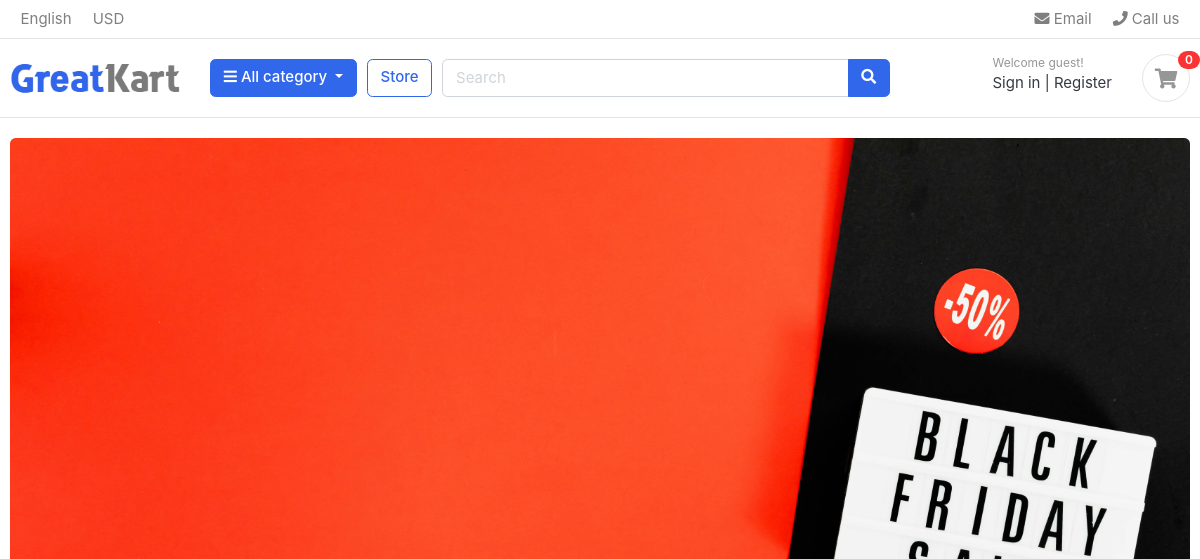
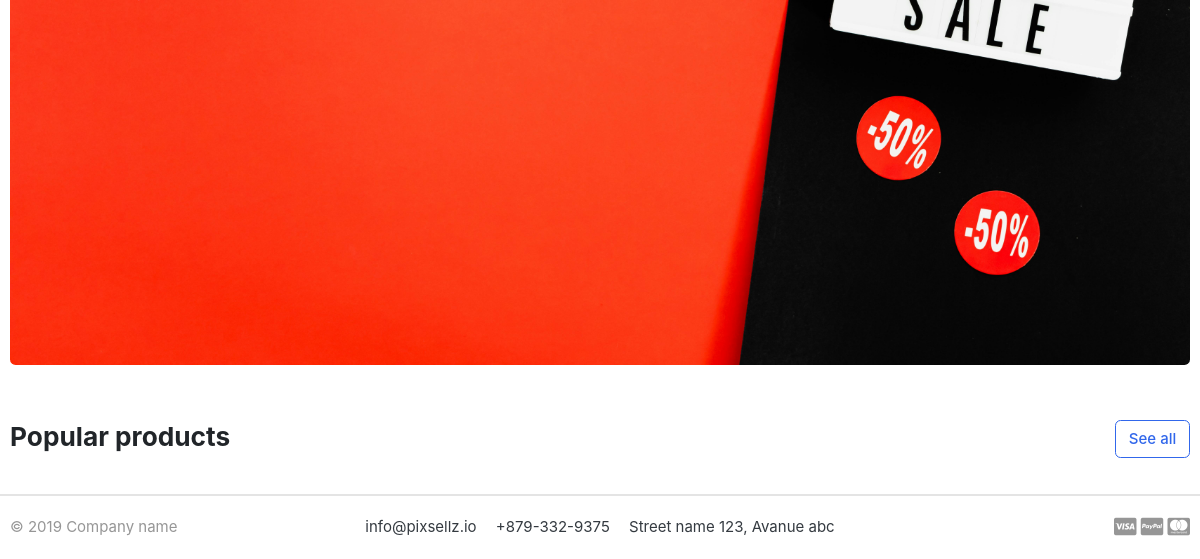
The app's page /, older data (2 pictures, top to bottom).
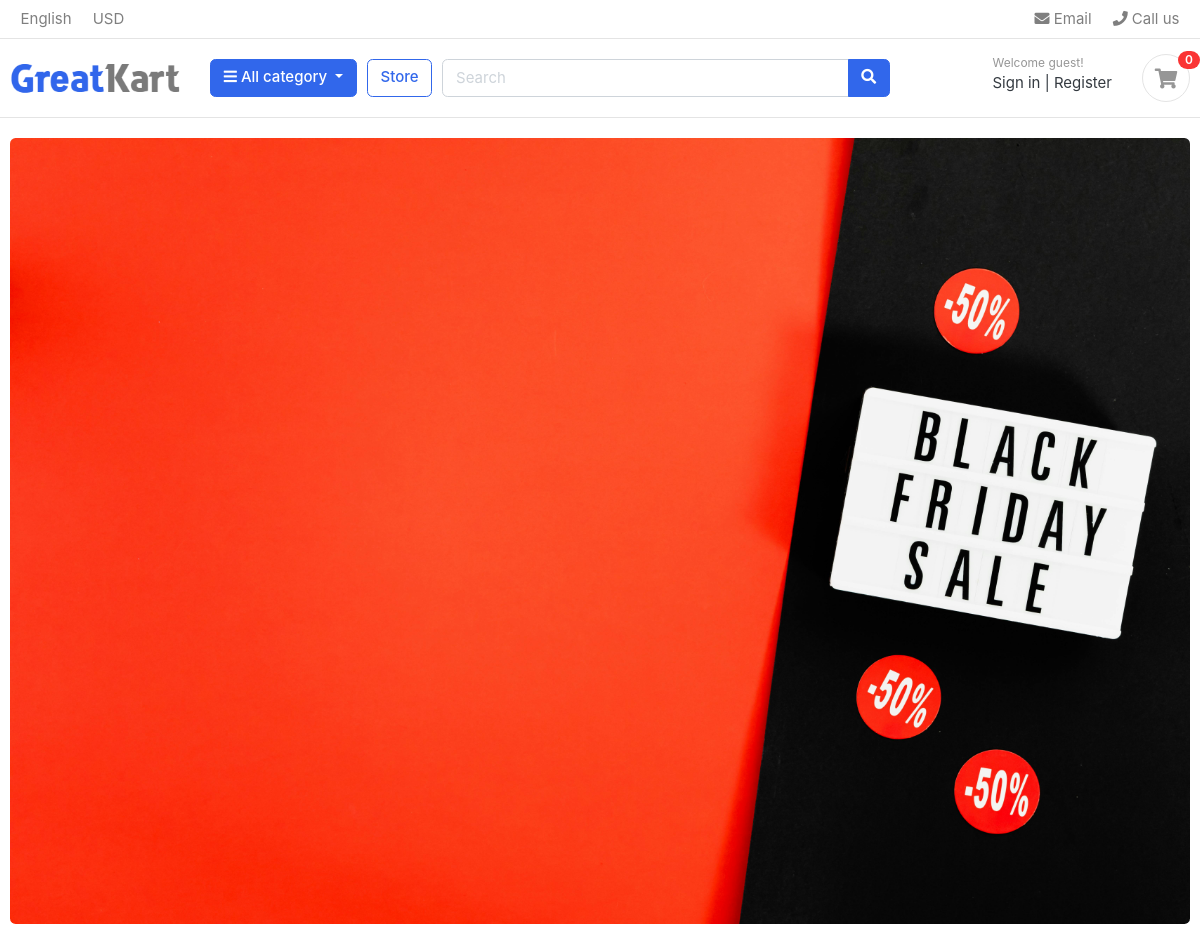
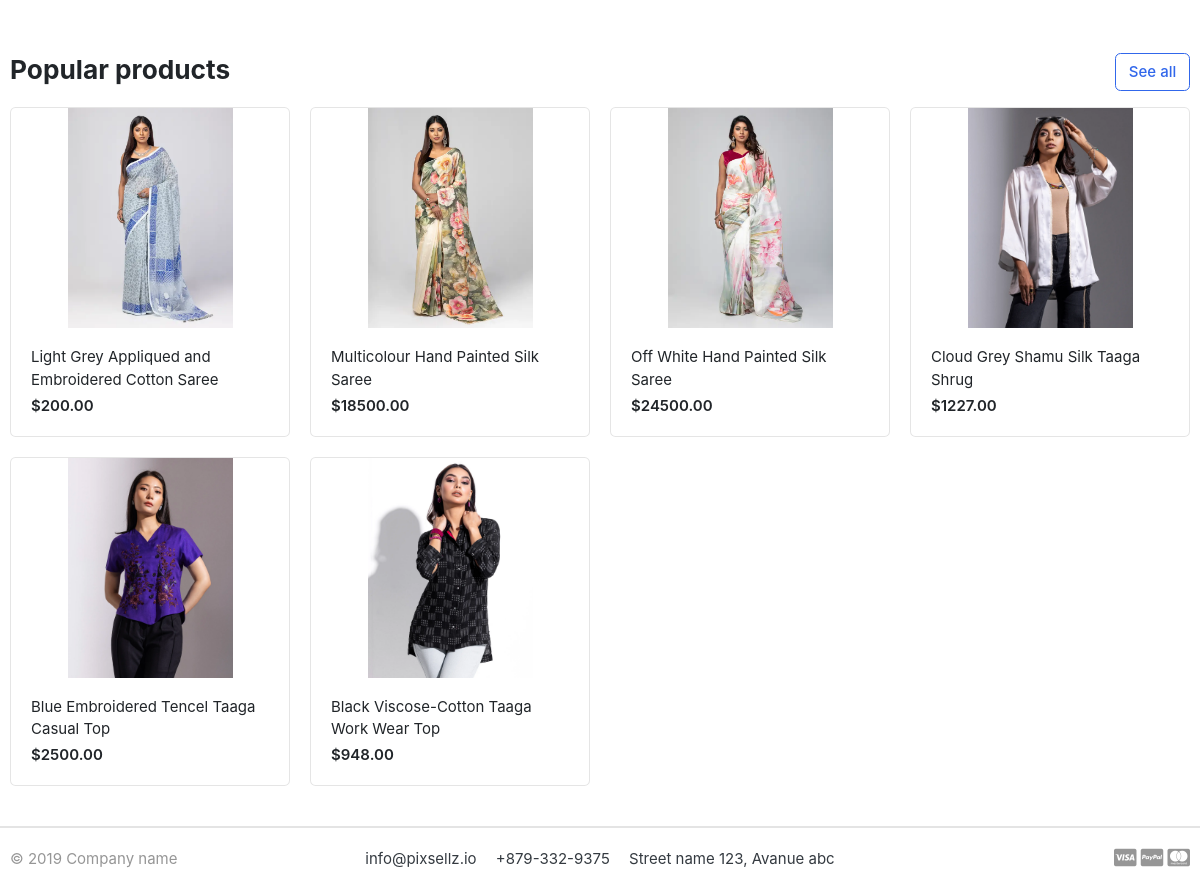
The same page, newer data (2 pictures, top to bottom).
### store/models.py (models this page shows, shortened)
class Product(models.Model):
    product_name = models.CharField(max_length=200, unique=True)
    slug = models.SlugField(max_length=200, unique=True)
    description = models.TextField(max_length=500, blank=True)
    price = models.DecimalField(max_digits=10, decimal_places=2)
    images = models.ImageField(upload_to='photos/products')
    stock = models.IntegerField()
    is_available = models.BooleanField(default=True)
    category = models.ForeignKey(Category, on_delete=models.CASCADE)
    created_date = models.DateTimeField(auto_now_add=True)
    modified_date = models.DateTimeField(auto_now=True)
    def get_url(self):
        return reverse('product_detail', args=[self.category.slug, self.slug])

### gokart/views.py (the view)
# urls.py: path('', views.home, name='home'),
def home(request):
    products = Product.objects.all().filter(is_available=True)
    context = {
        'products': products,
    }
    return render(request, 'home.html', context)

### category/context_processors.py (called while the page is built)
def menu_links(request):
    links = Category.objects.all()
    return dict(links=links)

### category/models.py (called while the page is built)
    def get_url(self):
        return reverse('products_by_category', args=[self.slug])

### templates/home.html
{% extends 'base.html' %} {% load static %}
{% block content %}
<main>
	<section class="section-intro padding-y-sm">
		<div class="container">
			<div class="intro-banner-wrap">
				<img
					src="{% static '/images/banners/cover.jpg' %}"
					class="img-fluid rounded" />
			</div>
		</div>
	</section>
	<section class="section-name padding-y-sm">
		<div class="container">
			<header class="section-heading">
				<a
					href="/store/"
					class="btn btn-outline-primary float-right"
					>See all</a
				>
				<h3 class="section-title">Popular products</h3>
			</header>
			<div class="row">
				{% for product in products %}
				<div class="col-md-3">
					<div class="card card-product-grid">
						<a
							href="{{ product.get_url }}"
							class="img-wrap">
							<img src="{{product.images.url}}" />
						</a>
						<figcaption class="info-wrap">
							<a
								href="{{ product.get_url }}"
								class="title"
								>{{product.product_name}}</a
							>
							<div class="price mt-1">${{product.price}}</div>
						</figcaption>
					</div>
				</div>
				{% endfor %}
			</div>
		</div>
	</section>
</main>
{% endblock %}

### templates/base.html (shortened to what this page needs)
{% load static %}
<!DOCTYPE html>
<html lang="en">
	<head>
		<link
			href="{%static 'css/bootstrap.css' %}"
			rel="stylesheet"
			type="text/css" />
		<link
			href="{%static 'fonts/fontawesome/css/all.min.css' %}"
			type="text/css"
			rel="stylesheet" />
		<link
			href="{%static 'css/ui.css' %}"
			rel="stylesheet"
			type="text/css" />
		<link
			href="{%static 'css/responsive.css' %}"
			rel="stylesheet"
			media="only screen and (max-width: 1200px)" />
	</head>
	<body>
		{% include 'layout/header.html' %}
		{% block content %}{% endblock %}
		{% include 'layout/footer.html' %}
	</body>
</html>

### templates/layout/header.html (shortened to what this page needs)
{% load static %}
<header class="section-header">
	{% include 'layout/navbar.html' %}
	<section class="header-main border-bottom">
		<div class="container">
			<div class="row align-items-center">
				<div class="col-lg-2 col-md-3 col-6">
					<a
						href="/"
						class="brand-wrap">
						<img
							class="logo"
							src="{% static 'images/logo.png' %}" />
					</a>
				</div>
				<div class="col-lg col-sm col-md col-6 flex-grow-0">
					<div class="category-wrap dropdown d-inline-block float-right">
						<button
							type="button"
							class="btn btn-primary dropdown-toggle"
							data-toggle="dropdown">
							<i class="fa fa-bars"></i> All category
						</button>
					</div>
				</div>
				<a
					href="/store/"
					class="btn btn-outline-primary"
					>Store</a
				>
				<div class="col-lg col-md-6 col-sm-12 col">
					<form
						action="#"
						class="search">
						<div class="input-group w-100">
							<input
								type="text"
								class="form-control"
								style="width: 60%"
								placeholder="Search" />
							<div class="input-group-append">
								<button
									class="btn btn-primary"
									type="submit">
									<i class="fa fa-search"></i>
								</button>
							</div>
						</div>
					</form>
				</div>
				<div class="col-lg-3 col-sm-6 col-8 order-2 order-lg-3">
					<div class="d-flex justify-content-end mb-3 mb-lg-0">
						<div class="widget-header">
							<small class="title text-muted">Welcome guest!</small>
							<div>
								<a href="./signin.html">Sign in</a>
								<span class="dark-transp"> | </span>
								<a href="./register.html"> Register</a>
							</div>
						</div>
						<a
							href="./cart.html"
							class="widget-header pl-3 ml-3">
							<div class="icon icon-sm rounded-circle border">
								<i class="fa fa-shopping-cart"></i>
							</div>
							<span class="badge badge-pill badge-danger notify">0</span>
						</a>
					</div>
				</div>
			</div>
		</div>
	</section>
</header>

### templates/layout/navbar.html (shortened to what this page needs)
<nav class="navbar p-md-0 navbar-expand-sm navbar-light border-bottom">
	<div class="container">
		<div
			class="collapse navbar-collapse"
			id="navbarTop4">
			<ul class="navbar-nav mr-auto">
				<li class="nav-item dropdown">
					<a
						href="#"
						class="nav-link">
						English
					</a>
				</li>
				<li class="nav-item dropdown">
					<a
						href="#"
						class="nav-link">
						USD
					</a>
				</li>
			</ul>
			<ul class="navbar-nav">
				<li>
					<a
						href="#"
						class="nav-link">
						<i class="fa fa-envelope"></i> Email
					</a>
				</li>
				<li>
					<a
						href="#"
						class="nav-link">
						<i class="fa fa-phone"></i> Call us
					</a>
				</li>
			</ul>
		</div>
	</div>
</nav>

### templates/layout/footer.html
<footer class="section-footer border-top">
	<div class="container">
		<section class="footer-bottom border-top row">
			<div class="col-md-2">
				<p class="text-muted">&copy 2019 Company name</p>
			</div>
			<div class="col-md-8 text-md-center">
				<span class="px-2">info@pixsellz.io</span>
				<span class="px-2">+879-332-9375</span>
				<span class="px-2">Street name 123, Avanue abc</span>
			</div>
			<div class="col-md-2 text-md-right text-muted">
				<i class="fab fa-lg fa-cc-visa"></i>
				<i class="fab fa-lg fa-cc-paypal"></i>
				<i class="fab fa-lg fa-cc-mastercard"></i>
			</div>
		</section>
	</div>
</footer>

### static/css/ui.css (style rules this page uses)
html { font-family: "Inter", sans-serif; font-size: 15px; }
.img-wrap { text-align: center; display: block; }
.img-wrap img { max-width: 100%; }
.icon-xs, .icon-sm, .icon-md, .icon-lg { display: inline-block; text-align: center; flex-shrink: 0; flex-grow: 0; }
.icon-sm { width: 48px; height: 48px; line-height: 48px !important; font-size: 20px; }
.padding-y-sm { padding-top: 20px; padding-bottom: 20px; }
.section-heading { margin-bottom: 20px; margin-top: 15px; }
.section-title { color: #212529; }
p:last-child { margin-bottom: 0; }
.header-main { position: relative; padding-top: 1rem; padding-bottom: 1rem; }
.brand-wrap .logo, .navbar-brand .logo { margin-right: 7px; max-height: 42px; display: inline-block; }
.widget-header { display: inline-block; vertical-align: middle; position: relative; }
.widget-header a { color: #343a40; }
.widget-header i { color: #969696; }
.widget-header .title { display: block; }
.widget-header .notify { position: absolute; top: -3px; right: -10px; }
.footer-bottom { padding-top: 20px; padding-bottom: 20px; }
[class*=card-product] a.title { color: #212529; display: block; }
[class*=card-product] .img-wrap { overflow: hidden; position: relative; }
[class*=card-product] .img-wrap img { height: 100%; max-width: 100%; width: auto; display: inline-block; -o-object-fit: cover; object-fit: cover; }
.card-product-grid { margin-bottom: 20px; }
.card-product-grid .img-wrap { border-radius: 0.2rem 0.2rem 0 0; height: 220px; }
.card-product-grid .info-wrap { overflow: hidden; padding: 18px 20px; }
.card .img-wrap { overflow: hidden; }
.notify { position: absolute; top: -4px; right: -10px; display: inline-block; padding: 0.25em 0.6em; font-size: 12px; line-height: 1; text-align: center; border-radius: 3rem; color: #fff; background-color: #fa3434; }
.price { font-weight: 600; color: #212529; }

Row changes from the older to the newer data that the page shows:
added Product: images (picture), product_name "Light Grey Appliqued and Embroidered Cotton Saree", price "200.00"
added Product: images (picture), product_name "Multicolour Hand Painted Silk Saree", price "18500.00"
added Product: images (picture), product_name "Off White Hand Painted Silk Saree", price "24500.00"
added Product: images (picture), product_name "Cloud Grey Shamu Silk Taaga Shrug", price "1227.00"
added Product: images (picture), product_name "Blue Embroidered Tencel Taaga Casual Top", price "2500.00"
added Product: images (picture), product_name "Black Viscose-Cotton Taaga Work Wear Top", price "948.00"
